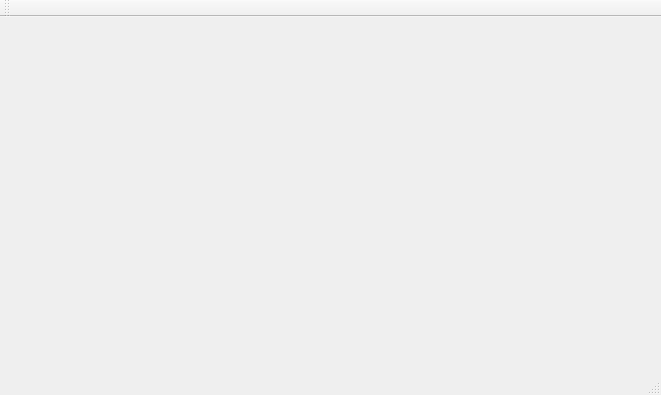
<?xml version="1.0" encoding="UTF-8"?>
<ui version="4.0">
 <class>CirketEditorClass</class>
 <widget class="QMainWindow" name="CirketEditorClass">
  <property name="geometry">
   <rect>
    <x>0</x>
    <y>0</y>
    <width>661</width>
    <height>395</height>
   </rect>
  </property>
  <property name="windowTitle">
   <string>CirketEditor</string>
  </property>
  <widget class="QWidget" name="centralWidget"/>
  <widget class="QMenuBar" name="menuBar">
   <property name="geometry">
    <rect>
     <x>0</x>
     <y>0</y>
     <width>661</width>
     <height>22</height>
    </rect>
   </property>
  </widget>
  <widget class="QToolBar" name="mainToolBar">
   <attribute name="toolBarArea">
    <enum>TopToolBarArea</enum>
   </attribute>
   <attribute name="toolBarBreak">
    <bool>false</bool>
   </attribute>
  </widget>
  <widget class="QStatusBar" name="statusBar"/>
 </widget>
 <layoutdefault spacing="6" margin="11"/>
 <resources>
  <include location="CirketEditor.qrc"/>
 </resources>
 <connections/>
</ui>
